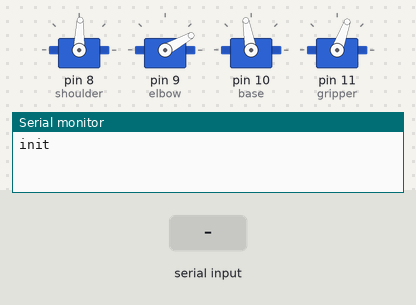
Bench run of a sketch on a simulated Arduino Uno, built with avr-gcc and run on an emulated ATmega328P. Parts: 4 × servo, the last lines printed to the serial monitor. The test bench sets the inputs (shaded band).

Above: at 3.0 s.
3.1 s: "90,45\n" received over Serial
At 5.5 s:
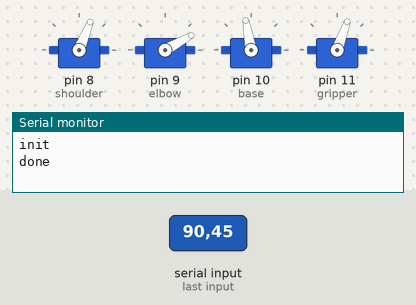
6.1 s: "30,150\n" received over Serial
At 8.9 s:
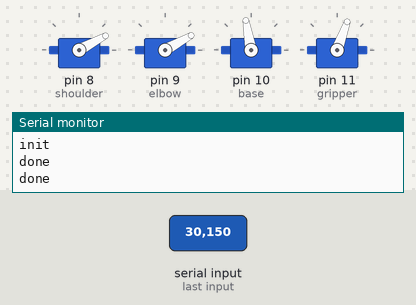
9.1 s: "192\n" received over Serial
At 11.8 s:
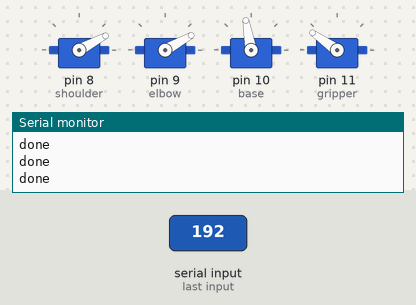
12.1 s: "190\n" received over Serial
At 15.0 s:
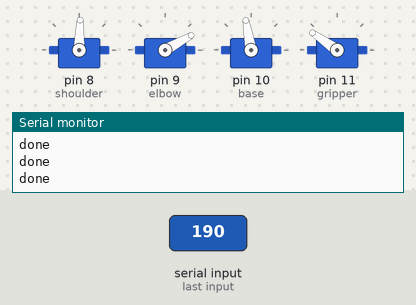
15.1 s: "191\n" received over Serial
At 16.56 s:
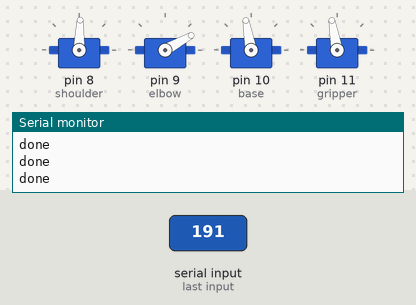
18.1 s: "193\n" received over Serial
At 19.7 s:
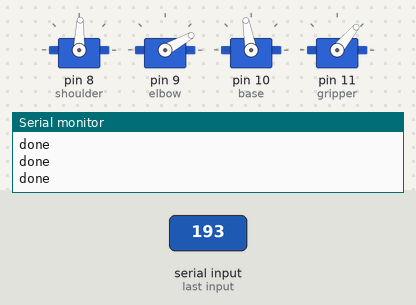
Timing chart, 0 to 21.2 s (numbered marks = the images above; inputs shaded):
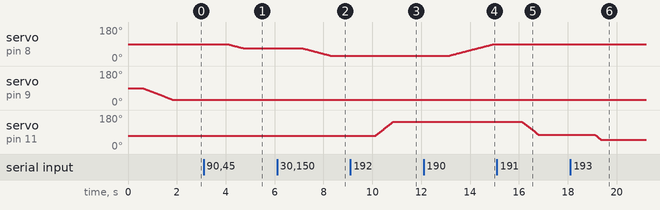

The sketch:

controller.ino
```cpp
#include <Servo.h>

Servo shoulder; //270-degree Sunfounder Servo
Servo elbow; // 270-degree Sunfounder Servo
Servo base; // 180-degree MicroServo
Servo gripper; //180-degree MicroServo

// For potentiometer control
const int buttonPin = 2;
int buttonState = 0;
int spot = 0;
int epot = 1;
int sval;
int eval;

void setup() {
  Serial.begin(9600);

  //Attach and initialize servos.
  shoulder.attach(8);
  elbow.attach(9);
  base.attach(10);
  gripper.attach(11);
  gripper.write(70);
  base.write(100);
  //shoulder.write(33);
  //elbow.write(33);
  delay(500);

  rest();

  Serial.println("init");
  //comboMove(50, 94);
}

void loop(){
// Keep reading from Arduino Serial Monitor and send to HC-06
  if (Serial.available() > 0){
    float x = Serial.readString().toFloat();

    if (x == 190){
      rest();
    }

    if (x == 191){
      grasp();
    }

    if (x == 192){
      drop();
    }

    if (x == 193){
      graspKnight();
    }

    if (x >= 0 && x <= 180){
      shoulderTo(x);
    }

    if (x >= 200 && x <= 380){
      Serial.println("done");
      while(Serial.available() == 0) { }
      //Serial.println("received shoulder");
      float y = Serial.readString().toFloat();
      if (y >= 0 && y <= 180){
        comboMove(y, x-200);
      }
      //elbowTo(x - 200);
    }

    if (x >= 400 && x <= 580){
      baseTo(x - 400);
      // while (true){
      //   sval = analogRead(spot);            // reads the value of the potentiometer (value between 0 and 1023)
      //   sval = map(sval, 0, 1023, 0, 180);     // scale it to use it with the servo (value between 0 and 180)
      //   shoulder.write(sval);                  // sets the servo position according to the scaled value

      //   eval = analogRead(epot);            // reads the value of the potentiometer (value between 0 and 1023)
      //   eval = map(eval, 0, 1023, 0, 180);     // scale it to use it with the servo (value between 0 and 180)
      //   elbow.write(eval);                  // sets the servo position according to the scaled value

      //   delay(15);                           // waits for the servo to get there

      //   buttonState = digitalRead(buttonPin);
      //   if (buttonState == HIGH){
      //     Serial.println(sval);
      //     Serial.println(eval+200);
      //     break;
      //   }
      // }

    }

    Serial.println("done");
  }
}

void shoulderTo(float target) {
  target += 12; // Adjusting for mechanical imperfections
  target = 180 * target / 270; // Adjusting for 270-degree servo
  float pos = shoulder.read();
  if (pos <= target){
    for (pos = pos; pos <= target; pos += 1){
      shoulder.write(pos);
      delay(30);
    }
  }
  else {
    for (pos = pos; pos >= target; pos -= 1){
      shoulder.write(pos);
      delay(30);
    }
  }
}

void elbowTo(float target) {
  target += 3; // Adjusting for mechanical imperfections
  target = 180 * target / 270; // Adjusting for 270-degree servo
  float pos = elbow.read();
  if (pos <= target){
    for (pos = pos; pos <= target; pos += 1){
      elbow.write(pos);
      delay(20);
    }
  }
  else {
    for (pos = pos; pos >= target; pos -= 1){
      elbow.write(pos);
      delay(20);
    }
  }
}

void baseTo(float target){
  target += 12; // Adjusting for mechanical imperfections
  float pos = base.read();
  if (pos <= target){
    for (pos = pos; pos <= target; pos += 1){
      base.write(pos);
      delay(20);
    }
  }
  else {
    for (pos = pos; pos >= target; pos -= 1){
      base.write(pos);
      delay(20);
    }
  }
}

void gripperTo(float target){
  float pos = gripper.read();
  if (pos <= target){
    for (pos = pos; pos <= target; pos += 1){
      gripper.write(pos);
      delay(10);
    }
  }
  else {
    for (pos = pos; pos >= target; pos -= 1){
      gripper.write(pos);
      delay(10);
    }
  }
}

void comboMove(float starget, float etarget){
  starget += 12; // Adjusting for mechanical imperfections
  starget = 180 * starget / 270; // Adjusting for 270-degree servo

  etarget += 3; // Adjusting for mechanical imperfections
  etarget = 180 * etarget / 270; // Adjusting for 270-degree servo

  int sdir = 1;
  int edir = 1;
  float spos = shoulder.read();
  float epos = elbow.read();

  if (spos <= starget){
    sdir = 1;
  }
  else {
    sdir = -1;
  }

  if (epos <= etarget){
    edir = 1;
  }
  else {
    edir = -1;
  }
  int sdelay = 24;

  float epsilon = 1;
  while (abs(starget - spos) > epsilon || abs(etarget - epos) > epsilon){


    if (abs(etarget - epos) > epsilon){
      epos += edir;
      elbow.write(epos);
      delay(24);
    }
    else {
      sdelay = 50;
    }
    if (abs(starget - spos) > epsilon){
            //Serial.println("starting");

      spos += sdir;
      //Serial.println(spos);
      shoulder.write(spos);
      delay(sdelay);
    }
  }

}

void rest() {
  //comboMove(120, 40);
  shoulderTo(120);
  elbowTo(40);
}

void grasp(){
  //gripper.write(95);
  gripperTo(75);
}

void graspKnight(){
  gripperTo(50);
}

void drop(){
  //gripper.write(120);
  gripperTo(145);
}
```

Measured:
- after the input at 3.1 s, servo on pin 8 (shoulder): moves from 88° to 68° over 0.57 s, starting after 1.0 s
- after the input at 6.1 s, servo on pin 8 (shoulder): moves from 68° to 28° over 1.2 s, starting after 1.0 s
- after the input at 9.1 s, servo on pin 11 (gripper): moves from 70° to 145° over 0.75 s, starting after 1.0 s
- after the input at 12.1 s, servo on pin 8 (shoulder): moves from 28° to 88° over 1.8 s, starting after 1.0 s
- after the input at 15.1 s, servo on pin 11 (gripper): moves from 145° to 75° over 0.70 s, starting after 1.0 s
- after the input at 18.1 s, servo on pin 11 (gripper): moves from 75° to 50° over 0.24 s, starting after 1.0 s
